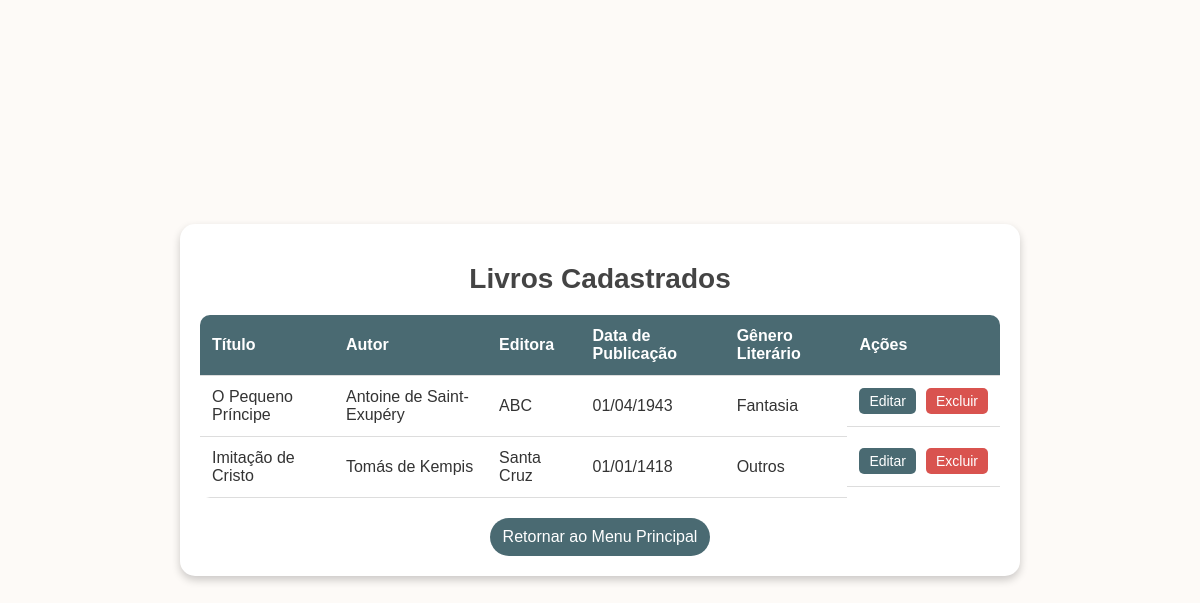
Page /list_books on the committed database.
### app.py (models this page shows)
class Book(db.Model):
    id = db.Column(db.Integer, primary_key=True)
    title = db.Column(db.String(100), nullable=False)
    author = db.Column(db.String(100), nullable=False)
    publisher = db.Column(db.String(100), nullable=True)
    data_publicacao = db.Column(db.String(10), nullable=True)  # Formato DD/MM/AAAA
    genero_literario = db.Column(db.String(50), nullable=True)

### app.py (the view)
@app.route('/list_books')
def list_books():
    books = Book.query.all()
    return render_template('list_books.html', books=books)

### templates/list_books.html (shortened to what this page needs)
<!DOCTYPE html>
<html lang="en">
<head>
</head>
<body>
    <div class="container">
        <h1>Livros Cadastrados</h1>
        <table>
            <thead>
                <tr>
                    <th>Título</th>
                    <th>Autor</th>
                    <th>Editora</th>
                    <th>Data de Publicação</th>
                    <th>Gênero Literário</th>
                    <th>Ações</th>
                </tr>
            </thead>
            <tbody>
                {% for book in books %}
                    <tr>
                        <td>{{ book.title }}</td>
                        <td>{{ book.author }}</td>
                        <td>{{ book.publisher }}</td>
                        <td>{{ book.data_publicacao }}</td>
                        <td>{{ book.genero_literario }}</td>
                        <td class="action-buttons">
                            <a href="{{ url_for('edit_book', book_id=book.id) }}"><button>Editar</button></a>
                            <form action="{{ url_for('delete_book', book_id=book.id) }}" method="post" onsubmit="return confirm('Tem certeza que deseja excluir este livro?');">
                                <button type="submit">Excluir</button>
                            </form>
                        </td>
                    </tr>
                {% endfor %}
            </tbody>
        </table>
        <a href="{{ url_for('home') }}" class="return-button">Retornar ao Menu Principal</a>
    </div>
</body>
</html>

### rows in the picture
Book: title "O Pequeno Príncipe", author "Antoine de Saint-Exupéry", publisher "ABC", data_publicacao "01/04/1943", genero_literario "Fantasia"
Book: title "Imitação de Cristo", author "Tomás de Kempis", publisher "Santa Cruz", data_publicacao "01/01/1418", genero_literario "Outros"
